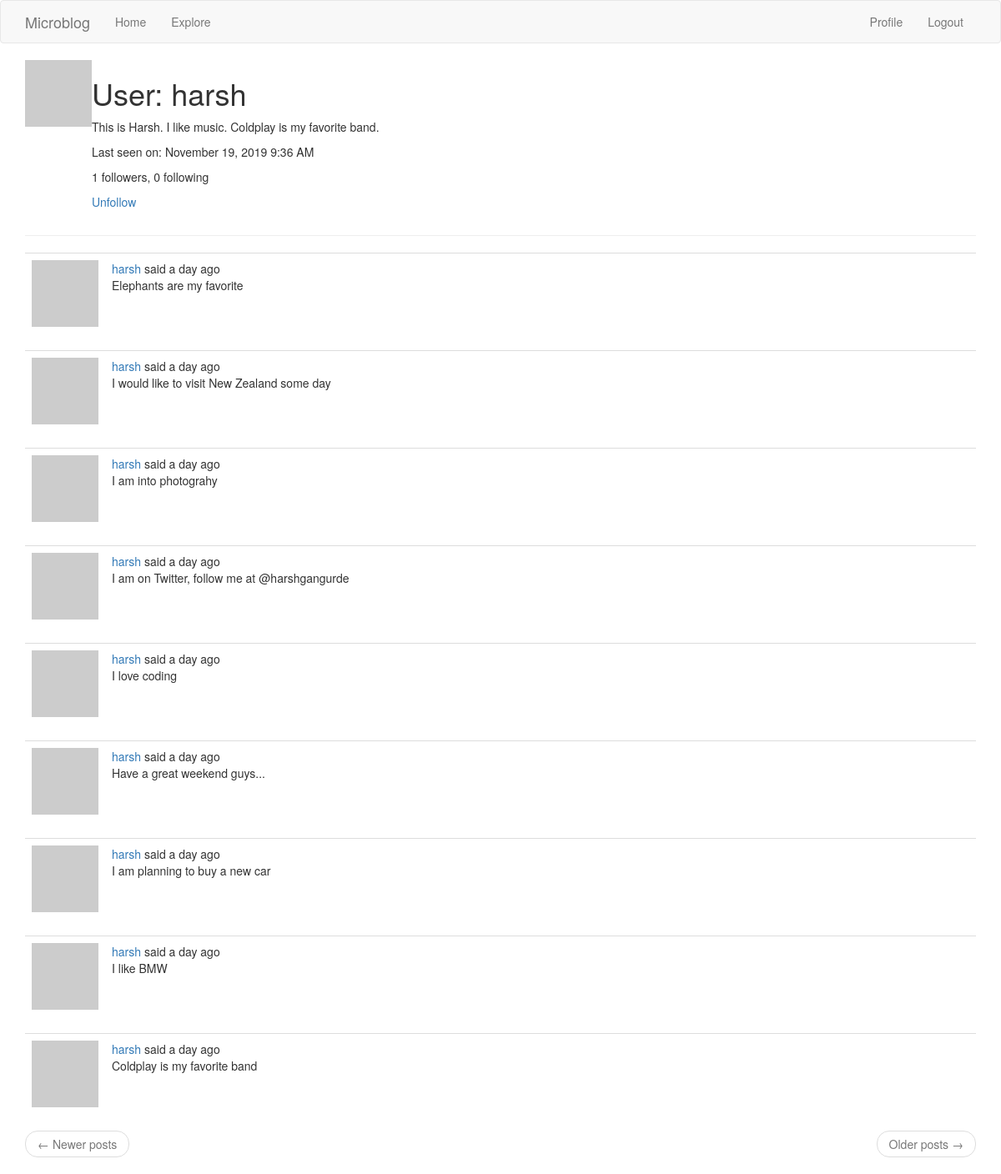
/profile/harsh (signed in), run on the app's committed database.
### app/models.py (models this page shows, shortened)
class User(UserMixin, db.Model):
    id = db.Column(db.Integer, primary_key=True)
    username = db.Column(db.String(64), index=True, unique=True)
    email = db.Column(db.String(120), index=True, unique=True)
    password_hash = db.Column(db.String(128))
    about_me = db.Column(db.String(100))
    last_seen = db.Column(db.DateTime, default=datetime.utcnow)
    posts = db.relationship('Post', backref='author', lazy='dynamic')
    followed = db.relationship('User', secondary=followers,
                               primaryjoin=(followers.c.follower_id == id),
                               secondaryjoin=(followers.c.followed_id == id),
                               backref=db.backref('followers', lazy='dynamic'), lazy='dynamic')
    def get_avatar(self, size):
        digest = md5(self.email.lower().encode('utf-8')).hexdigest()
        return 'https://www.gravatar.com/avatar/{}?d=identicon&s={}'.format(digest, size)
    def is_following(self, user):
        return self.followed.filter(followers.c.followed_id == user.id).count() > 0

class Post(db.Model):
    id = db.Column(db.Integer, primary_key=True)
    body = db.Column(db.String(200))
    timestamp = db.Column(db.DateTime, index=True, default=datetime.utcnow)
    user_id = db.Column(db.Integer, db.ForeignKey('user.id'))

### app/routes.py (the view)
@flask_app.route('/profile/<username>')
@login_required
def profile(username):
    user = User.query.filter_by(username=username).first_or_404()
    page = request.args.get('page', 1, type=int)
    posts = user.posts.order_by(Post.timestamp.desc()).paginate(page, flask_app.config['POSTS_PER_PAGE'], False)
    next_url = url_for('profile', username=user.username, page=posts.next_num) if posts.has_next else None
    prev_url = url_for('profile', username=user.username, page=posts.prev_num) if posts.has_prev else None
    return render_template('profile.html', title='Profile', user=user,
                           posts=posts.items, next_url=next_url, prev_url=prev_url)

### app/models.py (called while the page is built)
@login.user_loader
def load_user(user_id):
    return User.query.get(int(user_id))

### app/routes.py (called while the page is built)
@flask_app.before_request
def before_request():
    g.locale = str(get_locale())
    if current_user.is_authenticated:
        current_user.last_seen = datetime.utcnow()
        db.session.commit()

### app/templates/profile.html (shortened to what this page needs)
<!DOCTYPE html>
<html lang="en">
<head>
</head>
<body>
    {% extends "base.html" %}
    {% block app_content %}
        <table>
            <tr valign="top">
                <td><img src="{{ user.get_avatar(128) }}"></td>
                <td>
                    <h1>{{ _('User') }}: {{ user.username }}</h1>
                    {% if user.about_me %}<p>{{ user.about_me }}</p>{% endif %}
                    {% if user.last_seen %}
                        <p>{{ _('Last seen on') }}: {{ moment(user.last_seen).format('LLL') }}</p>
                    {% endif %}
                    <p>
                        {{ _('%(count)d followers', count=user.followers.count()) }},
                        {{ _('%(count)d following', count=user.followed.count()) }}
                    </p>
                    {% if user == current_user %}
                        <p><a href="{{ url_for('edit_profile') }}">{{ _('Edit your profile') }}</a></p>
                    {% elif not current_user.is_following(user) %}
                        <p><a href="{{ url_for('follow', username=user.username) }}">{{ _('Follow') }}</a></p>
                    {% else %}
                        <p><a href="{{ url_for('unfollow', username=user.username) }}">{{ _('Unfollow') }}</a></p>
                    {% endif %}
                </td>
            </tr>
        </table>
        <hr>
        {% for post in posts %}
            {% include '_post.html' %}
        {% endfor %}
        <nav aria-label="...">
            <ul class="pager">
                <li class="previous{% if not prev_url %} disabled{% endif %}">
                    <a href="{{ prev_url or '#' }}">
                        <span aria-hidden="true">&larr;</span> {{ _('Newer posts') }}
                    </a>
                </li>
                <li class="next{% if not next_url %} disabled{% endif %}">
                    <a href="{{ next_url or '#' }}">
                        {{ _('Older posts') }} <span aria-hidden="true">&rarr;</span>
                    </a>
                </li>
            </ul>
        </nav>
    {% endblock %}

### app/templates/_post.html (shortened to what this page needs)
<table class="table table-hover">
    <tr>
        <td width="70px">
            <a href="{{ url_for('profile', username=post.author.username) }}">
                <img src="{{ post.author.get_avatar(70) }}" />
            </a>
        </td>
        <td>
            {{ _('%(username)s said %(when)s', username=user_link, when=moment(post.timestamp).fromNow()) }}
            <br>
            {{ post.body }}
        </td>
    </tr>
</table>

### data on the page
User: username "harsh", about_me "This is Harsh. I like music. Coldplay is my favorite band.", last_seen "November 19, 2019 9:36 AM"
Post: body "Elephants are my favorite"
Post: body "I would like to visit New Zealand some day"
Post: body "I am into photograhy"
Post: body "I am on Twitter, follow me at @harshgangurde"
Post: body "I love coding"
Post: body "Have a great weekend guys..."
Post: body "I am planning to buy a new car"
Post: body "I like BMW"
Post: body "Coldplay is my favorite band"
